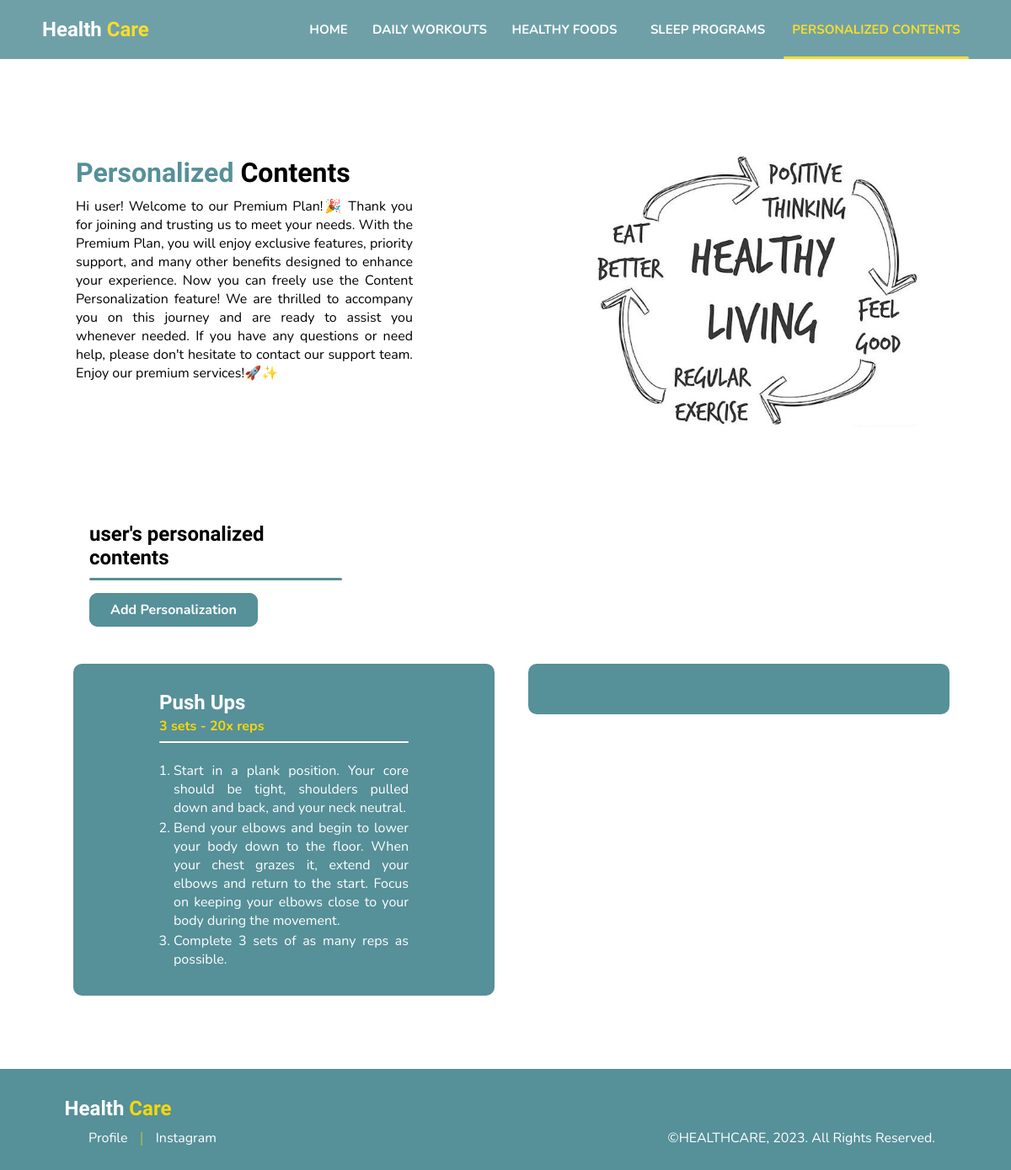
/user-premium/personalized-page.php (signed in), run on the app's committed database.
### tables this page shows
CREATE TABLE `article` (
  `id_article` int(11) NOT NULL,
  `id_personalization` int(11) NOT NULL,
  `title` varchar(225) NOT NULL,
  `content` varchar(10000) NOT NULL,
  `information` varchar(225) NOT NULL,
  `id_user` int(11) NOT NULL
);

### user-premium/personalized-page.php (the view, shortened to what this page needs)
<?php
$mencari = $_SESSION['id_user'];
?>
<!DOCTYPE html>
<html lang="en">
<head>
  <link rel="stylesheet" href="style_prempage.css" />
</head>
<body>
  <div class="navbar">
    <div class="logo">
      <h2>Health <span>Care</span></h2>
    </div>
    <div class="navigator">
      <a href="index.php" class="btn">Home</a>
      <a href="daily-workouts.php" class="btn">Daily Workouts</a>
      <a href="healthy-foods.php" class="btn">Healthy Foods</a>
      <a href="sleep-programs.php" class="btn">Sleep Programs</a>
      <a href="personalized-page.php" class="btn btn-active">Personalized Contents</a>
      <div class="animation start-home5"></div>
    </div>
  </div>
  <div class="banner">
    <div class="text">
      <h1><span>Personalized</span> Contents</h1>
      <p class="description">
        Hi <?php echo $_SESSION['username']; ?>! Welcome to our Premium Plan!🎉 Thank you for joining and trusting us to
        meet your needs. With the Premium Plan, you will enjoy exclusive features, priority support, and many other
        benefits designed to enhance your experience. Now you can freely use the Content Personalization feature! We are
        thrilled to accompany you on this journey and are ready to assist you whenever needed. If you have any questions
        or need help, please don't hesitate to contact our support team. Enjoy our premium services!🚀✨
      </p>
    </div>
    <div class="banner-image">
      <img src="image/healthy cycle.jpg" alt="" />
    </div>
  </div>
  <div class="sub-title">
    <h2><?php echo $_SESSION['username']; ?>'s personalized contents</h2>
    <hr>
    <div class="add-person">
      <a href="add-personalization.php" class="add-person">Add Personalization</a>
    </div>
  </div>
  <div class="wrap-mentoring">
    <?php
    include '../connect.php';
    $query_mysql = mysqli_query($mysqli, "SELECT * FROM article WHERE id_user=$mencari") or die(mysqli_error($mysqli));
    $articles = [];
    while ($data = mysqli_fetch_array($query_mysql)) {
      $articles[] = $data;
    }
    $total_tables = count($articles);
    if ($total_tables == 0) {
      $total_tables += 2;
    } elseif ($total_tables % 2 != 0) {
      $total_tables++;
    }
    $articles_per_table = ceil(count($articles) / $total_tables);
    ?>
    <?php for ($i = 0; $i < $total_tables; $i++) { ?>
      <div class="mentoring">
        <div class="card-mentoring">
          <div class="card-mentoring-text">
            <table border="0" class="table">
              <?php
              $start_index = $i * $articles_per_table;
              $end_index = min(($i + 1) * $articles_per_table, count($articles));
              for ($j = $start_index; $j < $end_index; $j++) {
                $data = $articles[$j];
                ?>
                <tr>
                  <td>
                    <h2><?php echo $data['title']; ?></h2>
                  </td>
                </tr>
                <tr>
                  <td>
                    <p><span><?php echo $data['information']; ?></span></p>
                  </td>
                </tr>
                <tr>
                  <td>
                    <hr>
                  </td>
                </tr>
                <tr>
                  <td>
                    <ol><?php echo $data['content']; ?></ol>
                  </td>
                </tr>
              <?php } ?>
            </table>
          </div>
        </div>
      </div>
    <?php } ?>
  </div>
  <div class="footer">
    <div class="logo-footer">
      <h2>Health <span>Care</span></h2>
    </div>
    <div class="footer-bot">
      <div class="profile-navigation">
        <a href="profile.php" class="profile-link">Profile</a>
        <span>|</span>
        <a href="https://www.instagram.com/raffortless/" class="profile-link">Instagram</a>
      </div>
      <div class="copyright">
        <p>&copy;HEALTHCARE, 2023. All Rights Reserved.</p>
      </div>
    </div>
  </div>
</body>
</html>

### user-premium/style_prempage.css (style rules this page uses)
* { margin: 0; padding: 0; }
h1, h2 { font-family: "Signika", sans-serif; }
a, p, li, h3, label { font-family: "Nunito", sans-serif; }
a { text-decoration: none; }
.navbar { display: flex; position: fixed; align-items: center; justify-content: space-between; box-sizing: border-box; background-color: #569099; height: 70px; width: 100%; opacity: 0.85; padding-left: 50px; padding-right: 50px; box-shadow: 0 0.2px 0.6px; border-bottom-left-radius: 0px; border-bottom-right-radius: 0px; margin-top: -70px; transition: 0.5s ease; z-index: 5; }
.navbar .navigator { height: 100px; }
.navbar .logo h2 { color: white; }
.navbar .logo span { color: #f6d809; }
.navigator { display: flex; position: relative; background: transparent; width: 800px; height: 70px; font-size: 0; margin-left: 0; margin-right: 0; }
.navigator a { display: inline-block; position: relative; text-decoration: none; text-align: center; text-transform: uppercase; font-size: 15px; line-height: 50px; z-index: 1; }
.navigator .animation { position: absolute; margin-top: 82.4px; height: 3px; top: 0; z-index: 0; background: #f6d809; border-radius: 2px; transition: all 0.4s ease 0s; }
.navigator a:nth-child(1) { width: 80px; }
.navigator a:nth-child(2) { width: 160px; }
.navigator a:nth-child(3) { width: 160px; }
.navigator a:nth-child(4) { width: 180px; }
.navigator a:nth-child(5) { width: 220px; }
.navigator .start-home5, a:nth-child(5):hover~.animation { width: 220px; left: 580px; }
.btn { color: white; font-weight: bold; display: inline-block; box-sizing: border-box; height: 100%; padding: 10px; padding-top: 25px; font-size: 18px; transition: 0.4s ease, color 0.4s ease; }
.btn:hover, .btn-active { color: #f6d809; }
.banner { height: 500px; width: 100%; display: flex; justify-content: space-around; align-items: center; margin-top: 70px; margin-bottom: 30px; }
.banner .text { width: 400px; box-sizing: border-box; margin-left: -10px; }
.description { margin-top: 10px; text-align: justify; }
.banner .text span { color: #569099; }
.banner .banner-image { width: 400px; height: 400px; position: relative; margin-left: 10px; }
.banner .banner-image img { width: 400px; margin-top: 60px; border-radius: 20px; }
.add-person { display: flex; padding: 0; background-color: #569099; width: 200px; height: 40px; justify-content: center; align-items: center; font-weight: bold; border-radius: 10px; margin-top: 15px; margin-bottom: 15px; }
.add-person a { text-decoration: none; color: white; }
.sub-title { width: 300px; margin-left: 106px; margin-top: 50px; margin-bottom: -43px; }
.sub-title hr { height: 3px; margin-top: 10px; background-color: #569099; border: none; border-radius: 2px; width: 100%; }
.wrap-mentoring { display: flex; justify-content: space-evenly; flex-direction: row; flex-wrap: wrap; width: 90%; margin: 67px; }
.mentoring { display: flex; justify-content: space-between; flex-wrap: wrap; flex-direction: column; }
.card-mentoring { display: flex; justify-content: space-evenly; background-color: #569099; width: 500px; height: min-content; padding: 30px; margin: 20px; box-sizing: border-box; border-radius: 10px; }
.card-mentoring-text { width: 300px; color: white; }
.card-mentoring-text hr { height: 2px; margin-top: 5px; margin-bottom: 10px; background-color: white; border: none; border-radius: 1px; }
.card-mentoring-text ol { margin-left: 17px; margin-top: 10px; text-align: justify; }
.card-mentoring-text li { margin-top: 2px; }
.card-mentoring-text p { text-align: justify; margin-top: 1px; }
.card-mentoring-text p span { color: #f6d809; font-weight: 700; }
.footer { height: 120px; background-color: #569099; display: flex; flex-direction: column; justify-content: center; align-items: center; margin-top: 0px; }
.footer h2 { color: white; margin-top: 5px; margin-bottom: 10px; }
.logo-footer { margin-right: 920px; }
.footer span { color: #f6d809; }
.footer-bot { display: flex; justify-content: space-between; width: 85%; }
.copyright { margin-bottom: 0px; color: white; }
.profile-navigation { display: flex; align-items: center; }
.profile-link { margin: 0 15px; color: #fff; transition: 0.3s ease-in-out; }

### data on the page
article: title "Push Ups", information "3 sets - 20x reps", content "Start in a plank position. Your core should be tight, shoulders pulled down and back, and your neck neutral. Bend your elbows and begin to lower your body down to the floor. When your chest grazes it, extend your elbows and return to the start. Focus on keeping your elbows close to your body during the movement. Complete 3 sets of as many reps as possible."

### other printed values
$_SESSION['username'] "user"
